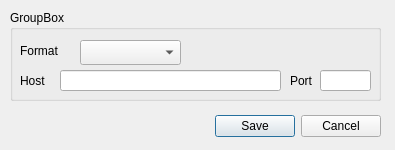
<?xml version="1.0" encoding="UTF-8"?>
<ui version="4.0">
 <class>CreateEditInputDialog</class>
 <widget class="QDialog" name="CreateEditInputDialog">
  <property name="windowModality">
   <enum>Qt::WindowModal</enum>
  </property>
  <property name="geometry">
   <rect>
    <x>0</x>
    <y>0</y>
    <width>395</width>
    <height>150</height>
   </rect>
  </property>
  <property name="minimumSize">
   <size>
    <width>395</width>
    <height>150</height>
   </size>
  </property>
  <property name="maximumSize">
   <size>
    <width>395</width>
    <height>150</height>
   </size>
  </property>
  <property name="windowTitle">
   <string/>
  </property>
  <widget class="QDialogButtonBox" name="buttonBox">
   <property name="geometry">
    <rect>
     <x>10</x>
     <y>110</y>
     <width>371</width>
     <height>32</height>
    </rect>
   </property>
   <property name="orientation">
    <enum>Qt::Horizontal</enum>
   </property>
   <property name="standardButtons">
    <set>QDialogButtonBox::Cancel|QDialogButtonBox::Save</set>
   </property>
  </widget>
  <widget class="QGroupBox" name="groupBox">
   <property name="geometry">
    <rect>
     <x>10</x>
     <y>10</y>
     <width>371</width>
     <height>91</height>
    </rect>
   </property>
   <property name="title">
    <string>GroupBox</string>
   </property>
   <widget class="QComboBox" name="comboBoxformat">
    <property name="geometry">
     <rect>
      <x>70</x>
      <y>30</y>
      <width>101</width>
      <height>25</height>
     </rect>
    </property>
   </widget>
   <widget class="QLabel" name="label">
    <property name="geometry">
     <rect>
      <x>10</x>
      <y>30</y>
      <width>51</width>
      <height>21</height>
     </rect>
    </property>
    <property name="text">
     <string>Format</string>
    </property>
   </widget>
   <widget class="QLineEdit" name="lineEditfeederhost">
    <property name="geometry">
     <rect>
      <x>50</x>
      <y>60</y>
      <width>221</width>
      <height>21</height>
     </rect>
    </property>
   </widget>
   <widget class="QLabel" name="label_2">
    <property name="geometry">
     <rect>
      <x>10</x>
      <y>60</y>
      <width>31</width>
      <height>21</height>
     </rect>
    </property>
    <property name="text">
     <string>Host</string>
    </property>
   </widget>
   <widget class="QLabel" name="label_3">
    <property name="geometry">
     <rect>
      <x>280</x>
      <y>60</y>
      <width>31</width>
      <height>21</height>
     </rect>
    </property>
    <property name="text">
     <string>Port</string>
    </property>
   </widget>
   <widget class="QLineEdit" name="lineEditfeederport">
    <property name="geometry">
     <rect>
      <x>310</x>
      <y>60</y>
      <width>51</width>
      <height>21</height>
     </rect>
    </property>
   </widget>
  </widget>
 </widget>
 <resources/>
 <connections>
  <connection>
   <sender>buttonBox</sender>
   <signal>accepted()</signal>
   <receiver>CreateEditInputDialog</receiver>
   <slot>accept()</slot>
   <hints>
    <hint type="sourcelabel">
     <x>248</x>
     <y>254</y>
    </hint>
    <hint type="destinationlabel">
     <x>157</x>
     <y>274</y>
    </hint>
   </hints>
  </connection>
  <connection>
   <sender>buttonBox</sender>
   <signal>rejected()</signal>
   <receiver>CreateEditInputDialog</receiver>
   <slot>reject()</slot>
   <hints>
    <hint type="sourcelabel">
     <x>316</x>
     <y>260</y>
    </hint>
    <hint type="destinationlabel">
     <x>286</x>
     <y>274</y>
    </hint>
   </hints>
  </connection>
 </connections>
</ui>
